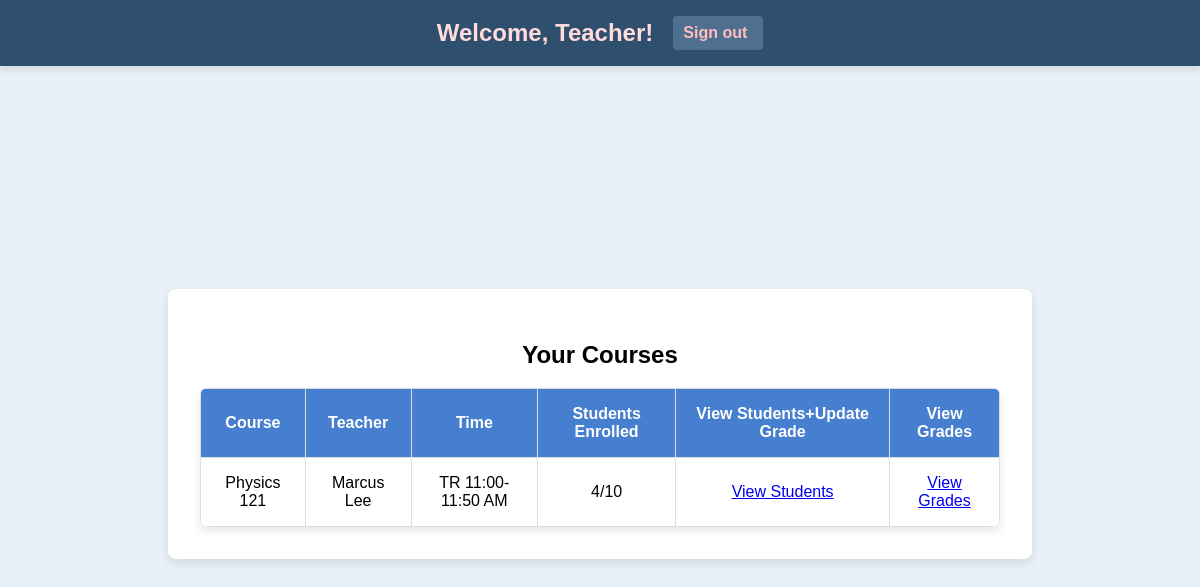
Screenshot of /teacher_dashboard (signed in) with the database file from the repository.
### app.py (models this page shows, shortened)
class Course(db.Model):
    id = db.Column(db.Integer, primary_key=True)
    course_code = db.Column(db.String(10))
    course_name = db.Column(db.String(100))
    capacity = db.Column(db.Integer)
    teacher_id = db.Column(db.Integer, db.ForeignKey('user.id'))
    teacher = db.relationship('User', backref='teaching_courses', foreign_keys=[teacher_id])
    time = db.Column(db.String(50))
    enrolled_count = db.Column(db.Integer, default=0)

class User(UserMixin, db.Model):
    id = db.Column(db.Integer, primary_key=True)
    username = db.Column(db.String(150))
    password = db.Column(db.String(150))
    role = db.Column(db.String(50))

### app.py (the view)
@app.route('/teacher_dashboard', methods=['GET', 'POST'])
@login_required
def teacher_dashboard():
    if current_user.role != 'teacher':
        flash("Access denied: Only teachers can view this page.", "danger")
        return redirect(url_for('login'))
    teacher_courses = Course.query.filter_by(teacher_id=current_user.id).all()
    if request.method == 'POST':
        flash("Feature not available.", "danger")
        return redirect(url_for('teacher_dashboard'))
    return render_template('teacher_dashboard.html', courses=teacher_courses)

### app.py (called while the page is built)
@login_manager.user_loader
def load_user(user_id):
    return User.query.get(int(user_id))

### templates/teacher_dashboard.html (shortened to what this page needs)
<!DOCTYPE html>
<html lang="en">
<head>
    <link rel="stylesheet" href="{{ url_for('static', filename='styles.css') }}">
</head>
<body>
    <div class="header">
        <h1>Welcome, Teacher!</h1>
        <a href="{{ url_for('teacher_logout') }}" class="sign-out">Sign out</a>
    </div>
    <div class="container">
        <h2>Your Courses</h2>
        <table>
            <thead>
                <tr>
                    <th>Course</th>
                    <th>Teacher</th>
                    <th>Time</th>
                    <th>Students Enrolled</th>
                    <th>View Students+Update Grade</th>
                    <th>View Grades</th>
                </tr>
            </thead>
            <tbody>
                {% for course in courses %}
                <tr>
                    <td>{{ course.course_name }}</td>
                    <td>
                        {% if course.teacher %}
                            {{ course.teacher.username }}
                        {% else %}
                            No teacher assigned
                        {% endif %}
                    </td>
                    <td>{{ course.time }}</td>
                    <td>{{ course.enrolled_count }}/{{ course.capacity }}</td>
                    <td>
                        <a href="{{ url_for('view_students', course_id=course.id) }}" class="button view-students">View Students</a>
                    <td>
                        <a href="{{ url_for('view_grades', course_id=course.id) }}" class="button view-grades">View Grades</a>
                     </td>
                    </td>
                </tr>
                {% endfor %}
            </tbody>
        </table>
    </div>
</body>
</html>

### static/styles.css (style rules this page uses)
body { font-family: Arial, sans-serif; background-color: #e9f0f7; margin: 0; display: flex; justify-content: center; align-items: center; min-height: 100vh; }
.container { max-width: 800px; width: 100%; background-color: #ffffff; padding: 2rem; border-radius: 8px; box-shadow: 0px 4px 10px rgba(0, 0, 0, 0.1); text-align: center; margin: 5rem auto 2rem; }
.header { width: 100%; background-color: #2f4f6f; color: #fff; padding: 1rem 0; display: flex; justify-content: center; align-items: center; box-shadow: 0px 4px 8px rgba(0, 0, 0, 0.1); position: fixed; top: 0; left: 0; z-index: 10; margin-bottom: 20px; }
.header h1, .header h2 { margin: 0; color: #ffdbdb; }
.header h1 { font-size: 1.5rem; margin-right: 20px; }
.sign-out { color: #ffbdbd; text-decoration: none; font-weight: bold; padding: 0.5rem 1rem; border-radius: 4px; background-color: #4f6f8f; padding-left: 10px; }
table { width: 100%; border-collapse: collapse; margin-top: 1rem; text-align: center; border-radius: 8px; overflow: hidden; box-shadow: 0px 4px 8px rgba(0, 0, 0, 0.1); }
th, td { border: 1px solid #ddd; padding: 1rem; }
th { background-color: #467fcf; color: #fff; font-weight: bold; }

### rows the page displays
Course: course_name "Physics 121", teacher.username "Marcus Lee", time "TR 11:00-11:50 AM", enrolled_count "4", capacity "10"
